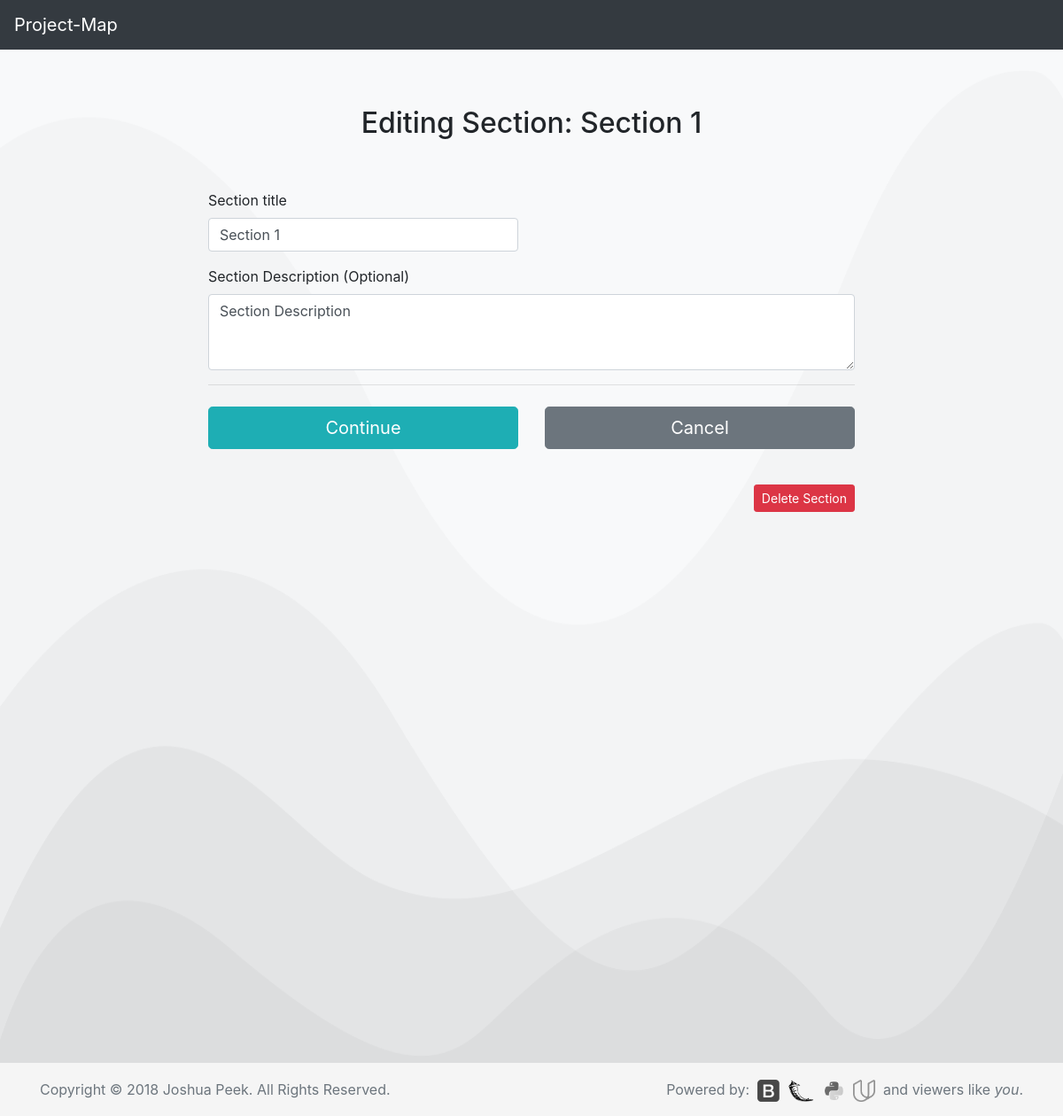
Page /sctn?1&ed on the earlier database version.
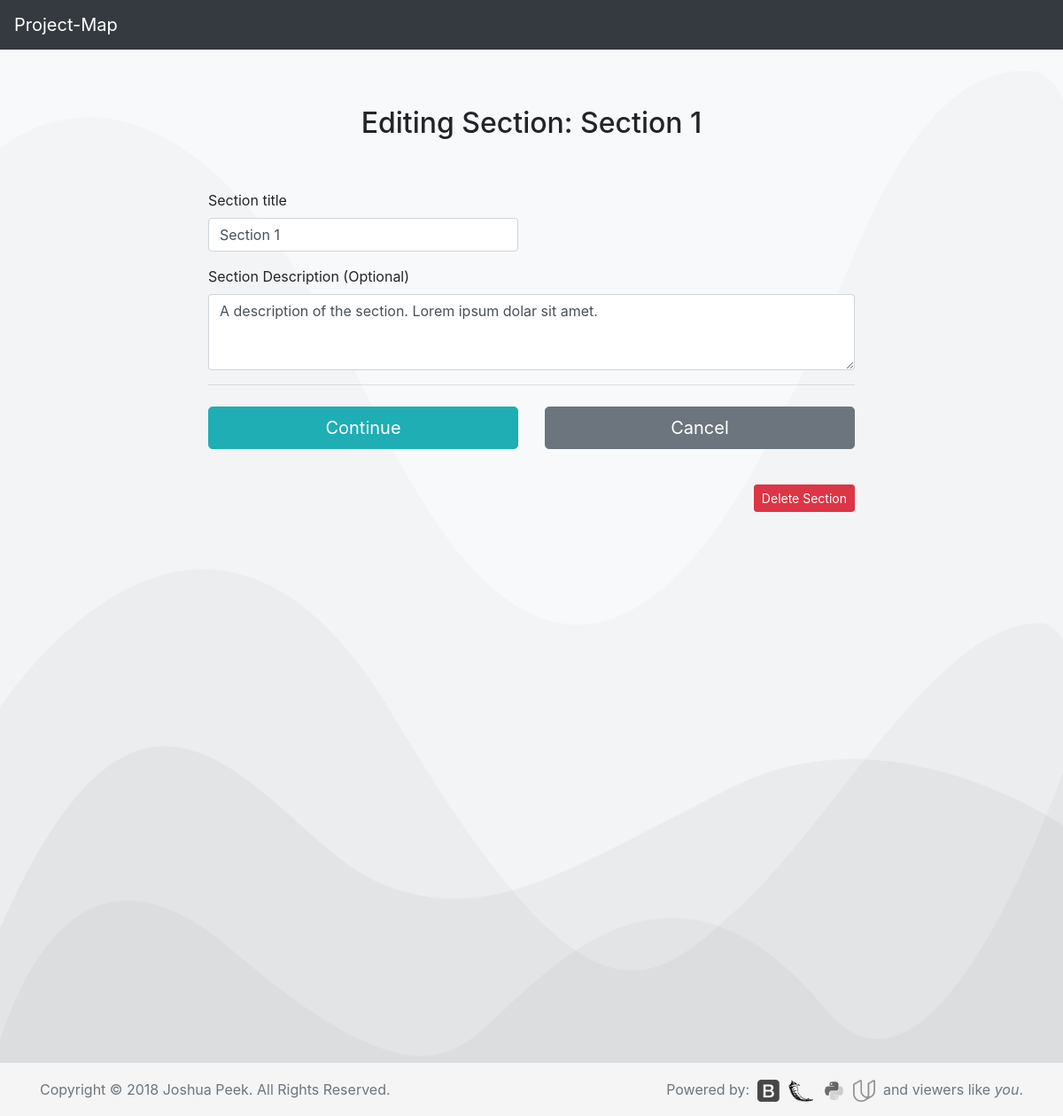
Same page on the later database version.
### database_setup.py (models this page shows, shortened)
class Section(Base):
    __tablename__ = 'section'
    id = Column(Integer, primary_key=True)
    title = Column(String(250), nullable=False)
    description = Column(String(500))
    project_id = Column(Integer, ForeignKey('project.id'))
    project = relationship(Project)

### app.py (the view)
@app.route('/sctn?<int:section_id>&ed', methods=['GET', 'POST'])
def editSection(section_id):
    editSection=session.query(Section).filter_by(id=section_id).one()
    ss=session.query(ScreenSection).filter_by(section_id=section_id).one()
    if request.method == 'POST':
        if request.form['title']:
            editSection.title = request.form['title']
            editSection.description = request.form['description']
        session.add(editSection)
        session.commit()
        flash("Section Edited!")
        return redirect(url_for('screenPage',project_id=editSection.project.id,
                                 screen_id=ss.screen_id))
    else:
        return render_template('update/section.html', section=editSection,
            ScreenSection=ss)

### templates/update/section.html (shortened to what this page needs)
<!doctype html>
<html lang="en">
  {% include "header.html" %}
  <body>
    {% include "menu.html" %}
  <body class="bg-light">
    <div class="container">
      <div class="py-5 text-center">
        <h2>Editing Section: {{section.title}}</h2>
      </div>
      <div class="row">
        <div class="col-md-2">
        </div>
        <div class="col-md-8">
          <form class="needs-validation" action='{{url_for('editSection', section_id=section.id)}}' method='post' novalidate>
            <div class="row">
              <div class="col-md-6 mb-3">
                <label for="title">Section title</label>
                <input type="text" class="form-control" id="title" value="{{section.title}}" name="title" required>
              </div>
            </div>
            <div class="mb-3">
              <label for="description">Section Description <span class="test-muted">(Optional)</span></label>
              <textarea class="form-control" id="description" rows="3" name="description">{{section.description}}</textarea>
            </div>
            <hr class="mb-4">
            <div class="row">
              <div class="col-md-6 mb-3">
                <button class="btn btn-primary btn-lg btn-block" type="Edit">Continue</button>
              </div>
          </form>
              <div class="col-md-6 mb-3">
                <form action="{{url_for('screenPage', project_id=section.project.id, screen_id=ScreenSection.screen.id)}}">
                  <button class="btn btn-secondary btn-lg btn-block" type="submit">Cancel</button>
                </form>
              </div>
            </div>
            <form action="{{url_for('delSection', section_id=section.id)}}">
              <p><br><button style="float:right;" class="btn btn-danger btn-sm" type="submit">Delete Section</button></p>
            </form>
        </div>
        <div class="col-md-2">
        </div>
      </div>
  {% include "footer.html" %}
  </body>
</html>

### templates/header.html (shortened to what this page needs)
<head>
  <link href="../../../../static/styles.css" rel="stylesheet">
</head>

### templates/menu.html (shortened to what this page needs)
<nav class="navbar navbar-expand-md navbar-dark fixed-top bg-dark">
  <a class="navbar-brand" href="/">Project-Map</a>
</nav>

### templates/footer.html (shortened to what this page needs)
<footer class="footer">
  <div class="container">
    <span class="text-muted">Copyright © 2018 Joshua Peek. All Rights Reserved.</span>
    <span style="float:right;">
      <span class="text-muted">Powered by:&nbsp;</span>
      <a href="https://getbootstrap.com/"><img class="grayscale" src="../../../../static/images/bootstrap.png" height="25px"></a>&nbsp;
      <a href="http://flask.pocoo.org/"><img class="grayscale" src="../../../../static/images/flask.png" height="25px"></a>&nbsp;
      <a href="https://www.python.org/"><img class="grayscale" src="../../../../static/images/python.png" height="25px"></a>&nbsp;
      <a href="https://www.udacity.com/"><img class="grayscale" src="../../../../static/images/udacity.png" height="25px"></a>&nbsp;
      <span class="text-muted"> and viewers like <i>you</i>.</span>
    </span>
  </div>
</footer>

Differences in the rows shown:
changed Section "Section 1": description "Section Description" → "A description of the section. Lorem ipsum dolar sit amet."
